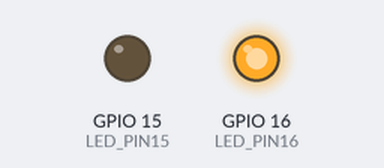
Simulated run of this program. Board: Raspberry Pi (BCM pin numbers). Shown: output pins drawn as LEDs (lit = HIGH).

Above: at 0.6 s.
At 2.4 s:
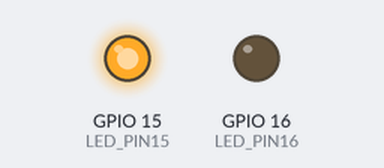
At 3.6 s:
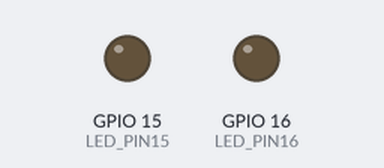
Timing chart, 0 to 5.9 s (numbered marks = the images above):
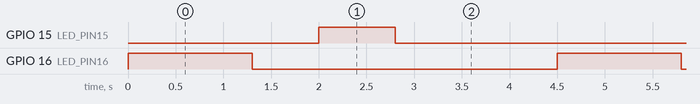

Measured:
- by itself, GPIO 15 (LED_PIN15): alternates HIGH for 0.80 s and LOW for 3.7 s
- by itself, GPIO 16 (LED_PIN16): alternates HIGH for 1.3 s and LOW for 3.2 s
- by itself, everything shown: repeats every 4.5 s, in 4 steps

The program:

main.py
```python
import RPi.GPIO as GPIO
import time

LED_PIN16 = 16
LED_PIN15 = 15

GPIO.setmode(GPIO.BCM)
GPIO.setup(LED_PIN16, GPIO.OUT)
GPIO.setup(LED_PIN15, GPIO.OUT)

while True:
    GPIO.output(LED_PIN16, GPIO.HIGH)
    time.sleep(1.3)
    GPIO.output(LED_PIN16, GPIO.LOW)
    time.sleep(0.7)
    GPIO.output(LED_PIN15, GPIO.HIGH)
    time.sleep(0.8)
    GPIO.output(LED_PIN15, GPIO.LOW)
    time.sleep(1.7)
```
